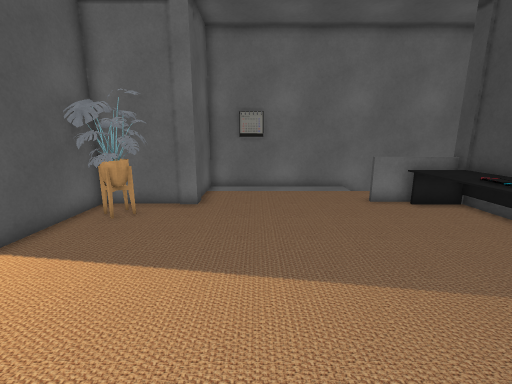
View 1 (above)

16 first-person views from a walk through a 3-D level made in the Unity game engine. The camera is 1.4 m above the floor, tilts 12° down and sees 90° across. The floor is counted in squares, 0.5 m on a side. Each view is taken from the middle of a square. On the plan, view 1 faces up. The plan holds only what a view shows up to about 19 squares ahead; the rest is blank. The place goes on beyond the plan. The player is left out. Some surface patterns are stand-ins.

View 2
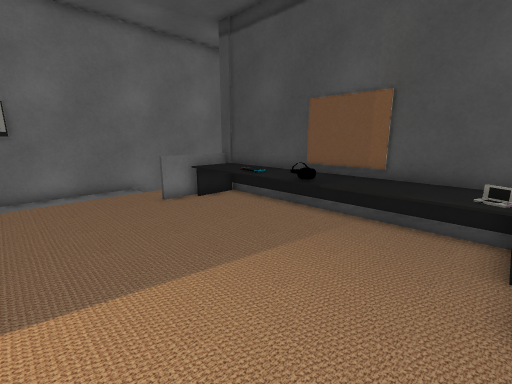

View 3
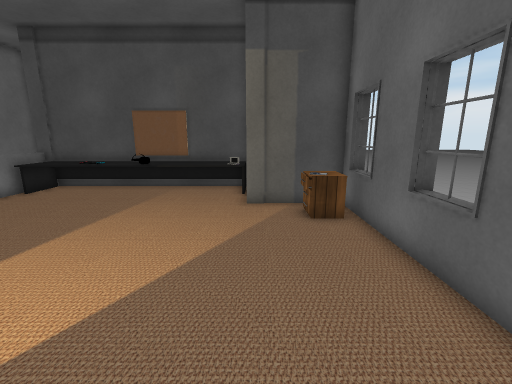

View 4
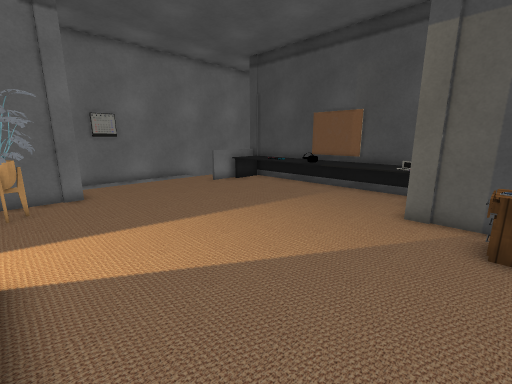

View 5
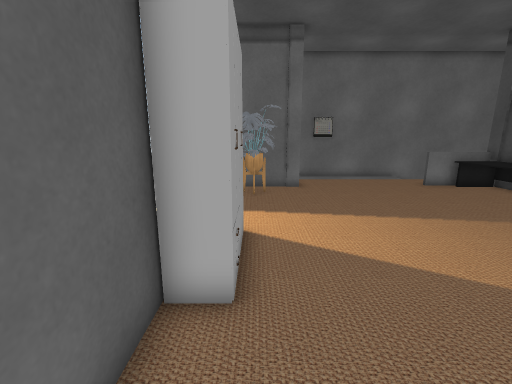

View 6
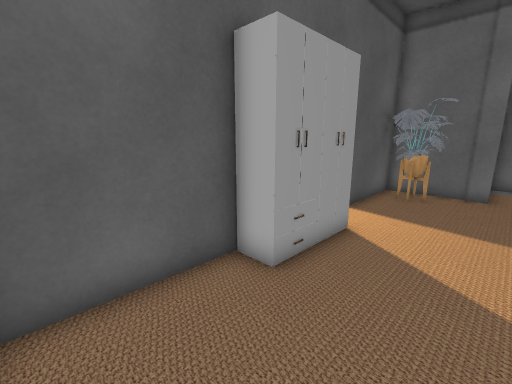

View 7
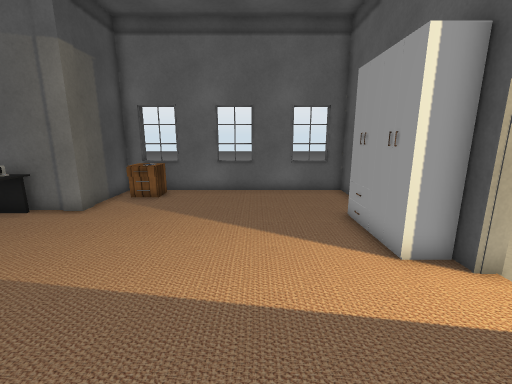

View 8
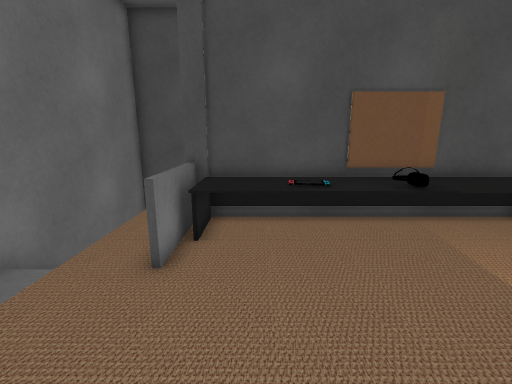

View 9
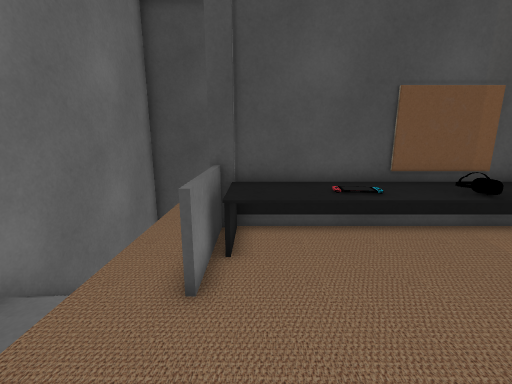

View 10
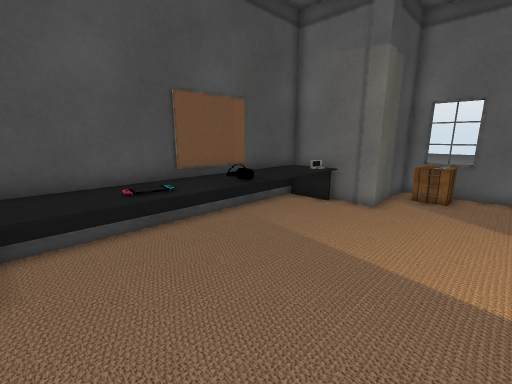

View 11
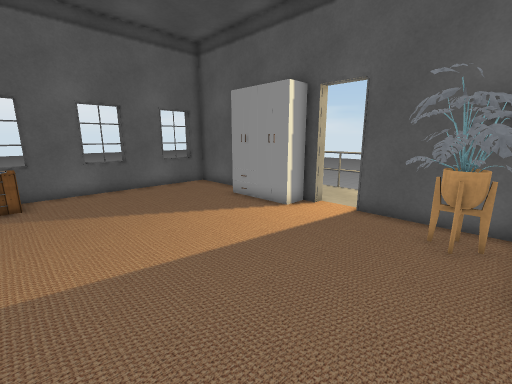

View 12
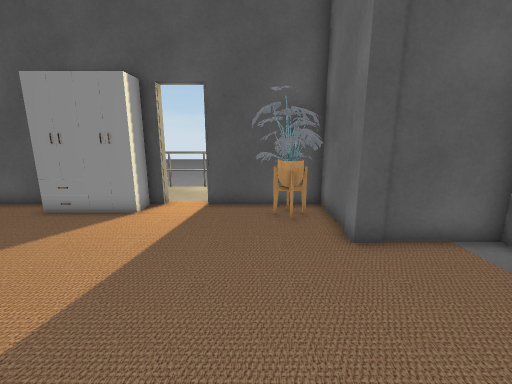

View 13
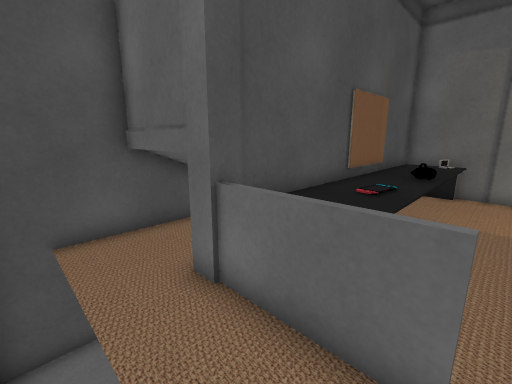

View 14
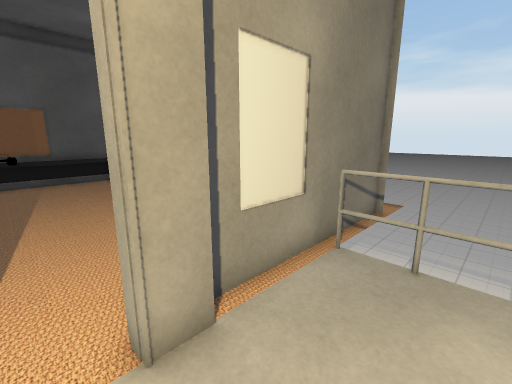

View 15
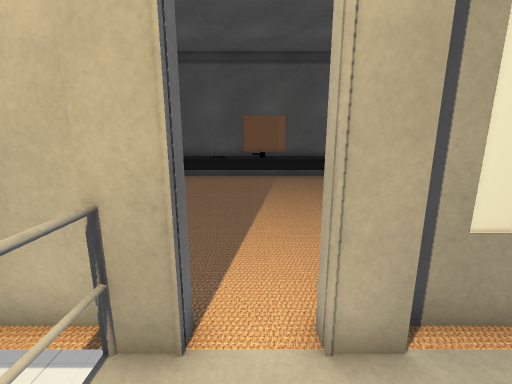

View 16
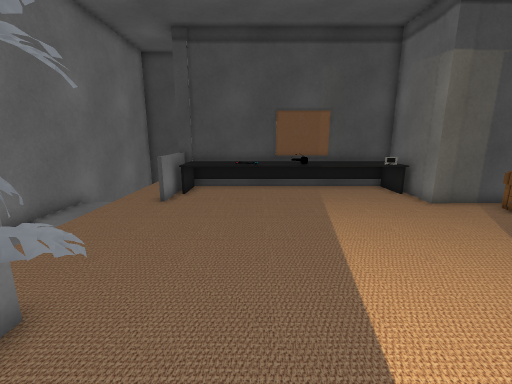

### Floor plan
Key: @ floor where view 1 was taken; # wall or solid block; . main floor; - floor 1.5 m lower than the main floor; / step, stairs or slope; = window, fence, low wall or low ledge; v drop or lower ground; W wardrobe; O other object.
Columns run from 11 left of view 1 to 13 right of it. Each row starts with its distance up from view 1.
 15         v###############v
 14         #.  ....//     -#
 13         #.........=#####v
 12         #...........####v
 11     #####.......#########
 10     #OO#.........OOO#  ##
  9     #OOO.........OOO#   =
  8     ##O#.........OOO#
  7    =#............OOO#
  6    .#............OOO#
  5 v................OOO#
  4 v...##...........OOO#
  3 v...#W#..........OOO#
  2 v...#WW..........OOO#
  1  ...#W#..........OOO#
  0  ...#WW....@.... OOO#
 -1  v###...........#####
 -2     #...........#
 -3     #.........O##
 -4     #.........O##
 -5     ##=###=######

Where each view was taken, in squares from view 1:
view 1: 0 up, 0 right, facing up
view 2: 0 up, 0 right, facing up-right
view 3: 1 down, 6 left, facing right
view 4: 3 down, 5 left, facing up-right
view 5: 4 down, 5 left, facing up
view 6: 4 down, 2 left, facing up-left
view 7: 9 up, 2 left, facing down
view 8: 9 up, 0 right, facing right
view 9: 10 up, 1 right, facing right
view 10: 10 up, 1 right, facing down-right
view 11: 10 up, 3 right, facing down-left
view 12: 8 up, 4 right, facing left
view 13: 14 up, 5 right, facing down-right
view 14: 5 up, 10 left, facing down-right
view 15: 5 up, 10 left, facing right
view 16: 7 up, 6 left, facing right
